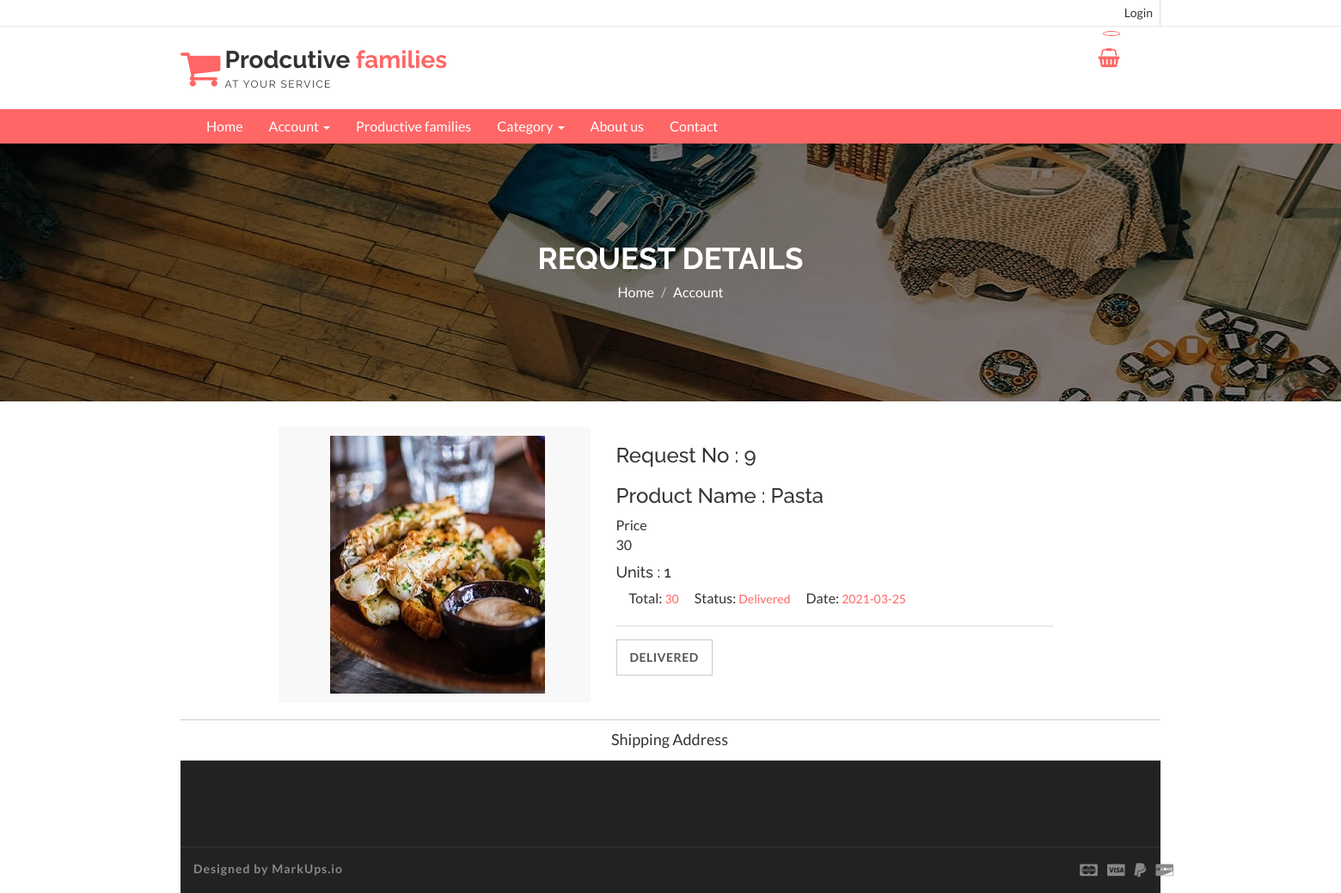
Page /viewcurrentdemandagent.php?demandno=9 on the committed database.
### tables this page shows
CREATE TABLE `product` (
  `productno` int(11) NOT NULL,
  `productname` varchar(200) NOT NULL,
  `price` varchar(50) NOT NULL,
  `discribe` text NOT NULL,
  `image` varchar(200) NOT NULL,
  `properties` text NOT NULL,
  `preset` varchar(50) NOT NULL,
  `proid` int(11) NOT NULL,
  `catname` varchar(50) NOT NULL
);

CREATE TABLE `demand` (
  `demandno` int(11) NOT NULL,
  `productno` int(11) NOT NULL,
  `productname` varchar(100) NOT NULL,
  `price` int(11) NOT NULL,
  `unitsno` int(11) NOT NULL DEFAULT 1,
  `total` int(11) NOT NULL,
  `accept` varchar(100) NOT NULL DEFAULT 'Waiting for reply',
  `clientid` int(11) NOT NULL,
  `proid` int(11) NOT NULL,
  `clientname` varchar(100) NOT NULL,
  `status` varchar(100) NOT NULL DEFAULT 'Not Ready',
  `ddate` date NOT NULL DEFAULT current_timestamp()
);

### viewcurrentdemandagent.php (the view, shortened to what this page needs)
<!DOCTYPE html>
<html lang="en">
  <head>
    <link href="css/font-awesome.css" rel="stylesheet">
    <link href="css/bootstrap.css" rel="stylesheet">
    <link href="css/jquery.smartmenus.bootstrap.css" rel="stylesheet">
    <link rel="stylesheet" type="text/css" href="css/jquery.simpleLens.css">
    <link rel="stylesheet" type="text/css" href="css/slick.css">
    <link rel="stylesheet" type="text/css" href="css/nouislider.css">
    <link id="switcher" href="css/theme-color/default-theme.css" rel="stylesheet">
    <link href="css/sequence-theme.modern-slide-in.css" rel="stylesheet" media="all">
    <link href="css/style.css" rel="stylesheet">
  </head>
  <body>
  <header id="aa-header">
    <div class="aa-header-top">
      <div class="container">
        <div class="row">
          <div class="col-md-12">
            <div class="aa-header-top-area">
              <div class="aa-header-top-right">
                <ul class="aa-head-top-nav-right">
                  <li><a href="" data-toggle="modal" data-target="#login-modal">Login</a></li>
                </ul>
              </div>
            </div>
          </div>
        </div>
      </div>
    </div>
      <div class="aa-header-bottom">
      <div class="container">
        <div class="row">
          <div class="col-md-12">
            <div class="aa-header-bottom-area">
              <div class="aa-logo">
                <a href="index.html">
                  <span class="fa fa-shopping-cart"></span>
                  <p>Prodcutive <strong>families</strong> <span>at your service</span></p>
                </a>
              </div>
              <div class="aa-cartbox">
                <a class="aa-cart-link" href="#">
                  <span class="fa fa-shopping-basket"></span>
                  <span class="aa-cart-notify"></span>
                </a>
              </div>
            </div>
          </div>
        </div>
      </div>
    </div>
  </header>
  <section id="menu">
    <div class="container">
      <div class="menu-area">
        <div class="navbar navbar-default" role="navigation">
          <div class="navbar-collapse collapse">
        <ul class="nav navbar-nav">
              <li><a href="index.php">Home</a></li>
              <li><a href="#">Account <span class="caret"></span></a>
              </li>
              <li><a href="profamily.php">Productive families </a>
              </li>
              <li><a href="#">Category <span class="caret"></span></a>
              </li>
                 <li><a href="about.php">About us</a></li>
                <li><a href="contact.php">Contact</a></li>
            </ul>
          </div>
        </div>
      </div>
    </div>
  </section>
  <section id="aa-catg-head-banner">
   <img src="img/fashion/1.jpg" alt="fashion img">
   <div class="aa-catg-head-banner-area">
     <div class="container">
      <div class="aa-catg-head-banner-content">
        <h2>Request
          details</h2>
        <ol class="breadcrumb">
          <li><a href="index.html">Home</a></li>
          <li><a href="agenthome.php">Account</a></li>
        </ol>
      </div>
     </div>
   </div>
  </section>
  <section id="aa-product-details">
    <div class="container">
      <div class="row">
        <div class="col-md-12">
          <div class="aa-product-details-area">
            <div class="aa-product-details-content">
              <div class="row">
                 <?php
require 'config.php';
$demandno=$_GET['demandno'];
$result = mysqli_query($con,"SELECT * FROM demand where demandno='$demandno' ")
or die(mysqli_error());
while($row = mysqli_fetch_array( $result )) {
    $productno=$row['productno'];
   $result1 = mysqli_query($con,"SELECT * FROM product where productno='$productno' ")
or die(mysqli_error());
while($row = mysqli_fetch_array( $result1 )) {
?>
                <div class="col-md-5 col-sm-5 col-xs-12">
                  <div class="aa-product-view-slider">
                    <div id="demo-1" class="simpleLens-gallery-container">
                      <div class="simpleLens-container">
                        <div class="simpleLens-big-image-container"><a data-lens-image="<?php echo htmlentities($row['image']);?>" class="simpleLens-lens-image"><img src="<?php echo htmlentities($row['image']);?>" class="simpleLens-big-image"></a></div>
                      </div>
                     <?php
                                             }
                  ?>
                    </div>
                  </div>
                </div>
               <?php
require 'config.php';
$demandno=$_GET['demandno'];
$result = mysqli_query($con,"SELECT * FROM demand where demandno='$demandno' ")
or die(mysqli_error());
while($row = mysqli_fetch_array( $result )) {
    ?>
                <div class="col-md-7 col-sm-7 col-xs-12">
                  <div class="aa-product-view-content">
                    <h3>Request No : <?php echo htmlentities($row['demandno']);?></h3>
                      <h3>Product Name : <?php echo htmlentities($row['productname']);?></h3>
                    <div class="aa-price-block">
                      <span class="aa-product-view-price">Price </span>
                      <p class="aa-product-avilability"><?php echo htmlentities($row['price']);?><span></span></p>
                    </div>
                    <h4>Units : <?php echo htmlentities($row['unitsno']);?></h4>
                    <div class="aa-prod-quantity">
                      <p class="aa-prod-category">
                        Total: <a href="#"><?php echo htmlentities($row['total']);?></a>
                      </p>
                        <p class="aa-prod-category">
                        Status: <a href="#"><?php echo htmlentities($row['status']);?></a>
                      </p>
                        <p class="aa-prod-category">
                        Date: <a href="#"><?php echo htmlentities($row['ddate']);?></a>
                      </p>
                    </div>
                    <div class="aa-prod-view-bottom">
                      <a class="aa-add-to-cart-btn" href="delivered.php?demandno=<?php echo htmlentities($row['demandno']);?>">Delivered</a>
                    </div>
                  </div>
                </div>
              </div>
            </div>
              <?php
}}?>
            <div class="aa-product-details-bottom">
              <ul class="nav nav-tabs" id="myTab2">
                <li><a href="#description" data-toggle="tab">Shipping Address</a></li>
              </ul>
            </div>
  <footer id="aa-footer">
    <div class="aa-footer-top">
    </div>
    <div class="aa-footer-bottom">
      <div class="container">
        <div class="row">
        <div class="col-md-12">
          <div class="aa-footer-bottom-area">
            <p>Designed by <a href="http://www.markups.io/">MarkUps.io</a></p>
            <div class="aa-footer-payment">
              <span class="fa fa-cc-mastercard"></span>
              <span class="fa fa-cc-visa"></span>
              <span class="fa fa-paypal"></span>
              <span class="fa fa-cc-discover"></span>
            </div>
          </div>
        </div>
      </div>
      </div>
    </div>
  </footer>
  </body>
</html>

### css/theme-color/default-theme.css (style rules this page uses)
h2 { color: #ff6666; }
#aa-header .aa-header-bottom .aa-header-bottom-area .aa-logo a > span { color: #ff6666; }
#aa-header .aa-header-bottom .aa-header-bottom-area .aa-logo a strong { color: #ff6666; }
#aa-header .aa-header-bottom .aa-cartbox .aa-cart-link { color: #ff6666; }
#aa-header .aa-header-bottom .aa-cartbox .aa-cart-link .aa-cart-notify { border: 1px solid #ff6666; color: #ff6666; }
#aa-header .aa-header-bottom .aa-cartbox .aa-cart-link .aa-cart-notify:after { border-top-color: #ff6666; }
#menu { background-color: #ff6666; }
#aa-product-details .aa-product-details-area .aa-product-details-content .aa-product-view-content .aa-prod-quantity .aa-prod-category a { color: #ff6666; }

### rows in the picture
demand: demandno "9", productname "Pasta", price "30", unitsno "1", total "30", status "Delivered", ddate "2021-03-25"
product: image (picture)
